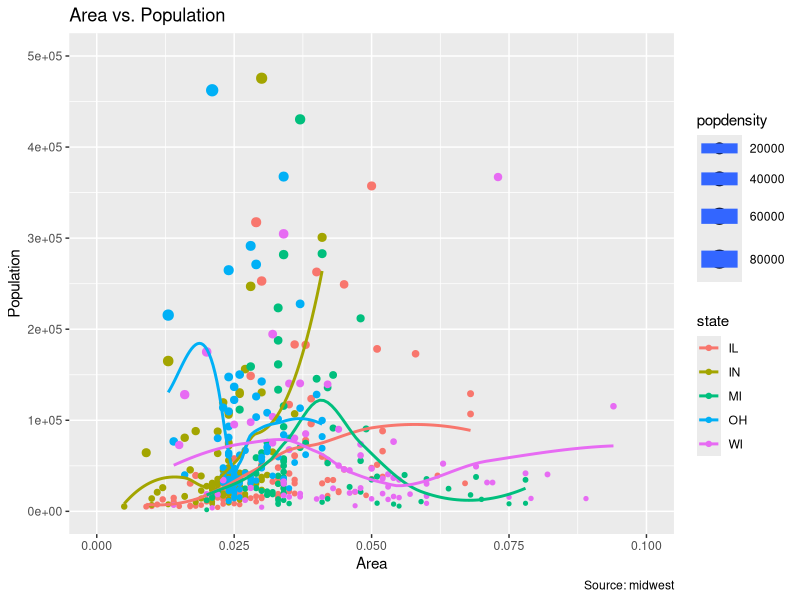
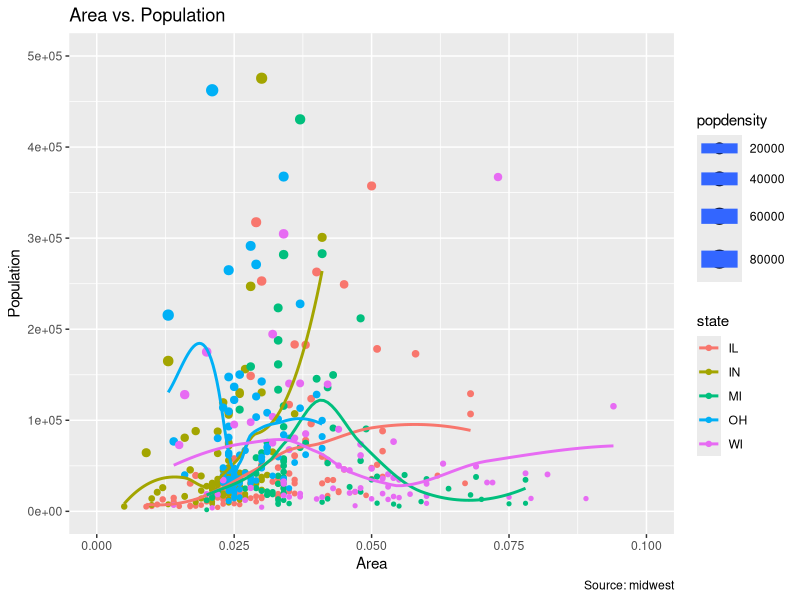
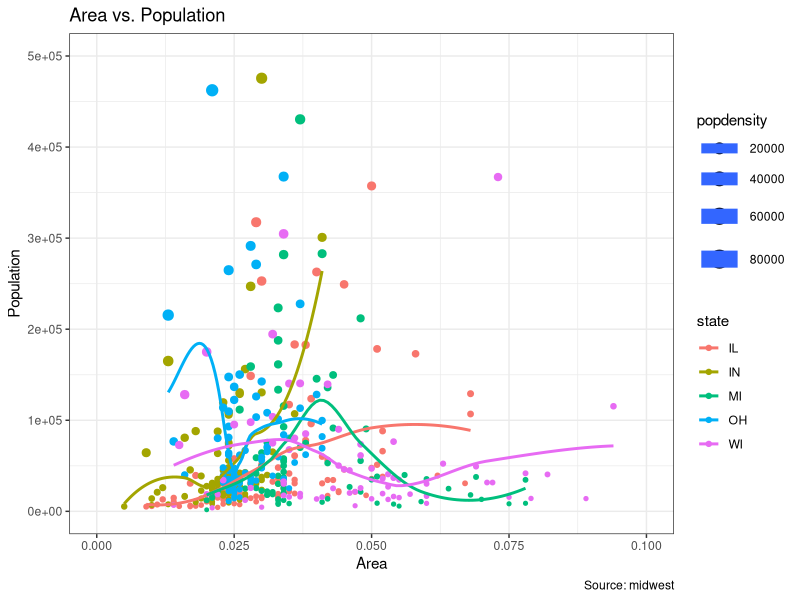
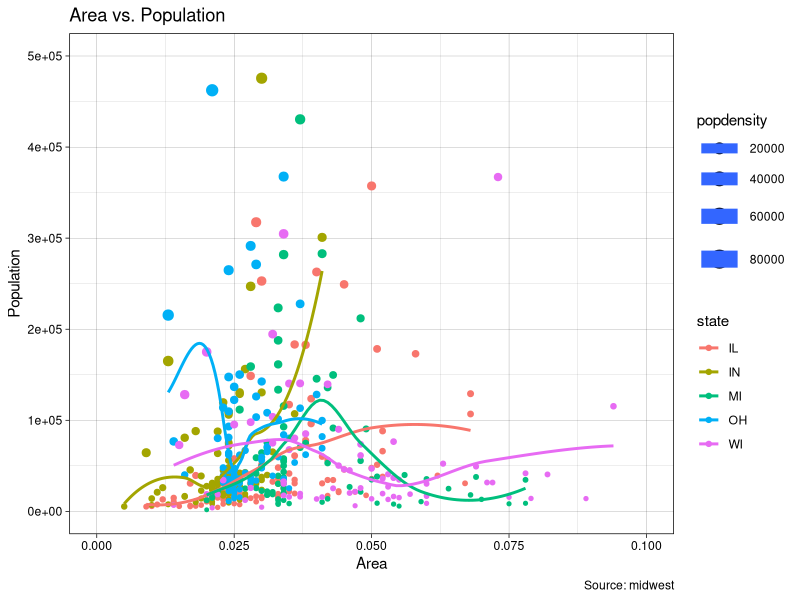
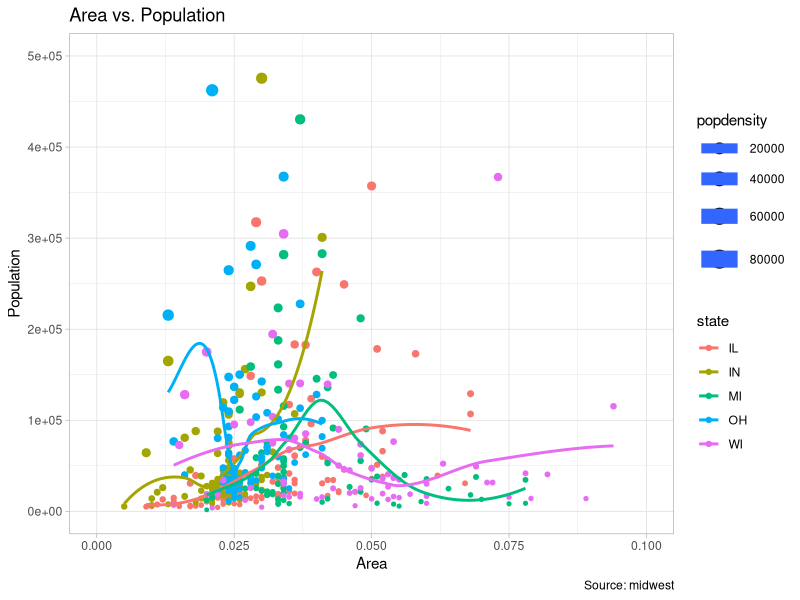
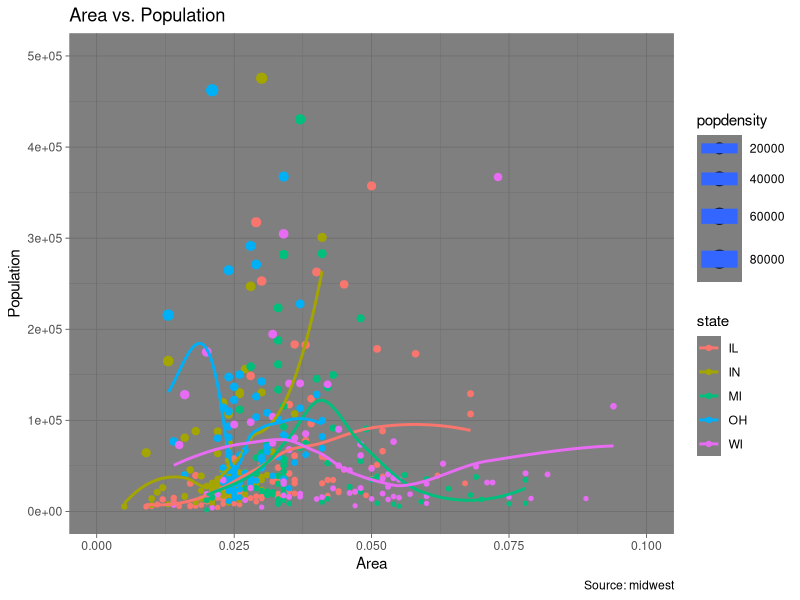
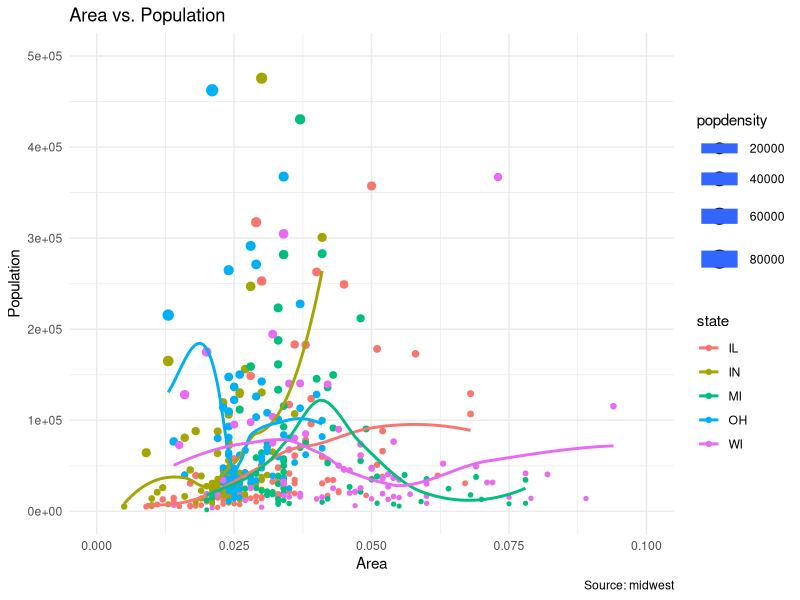
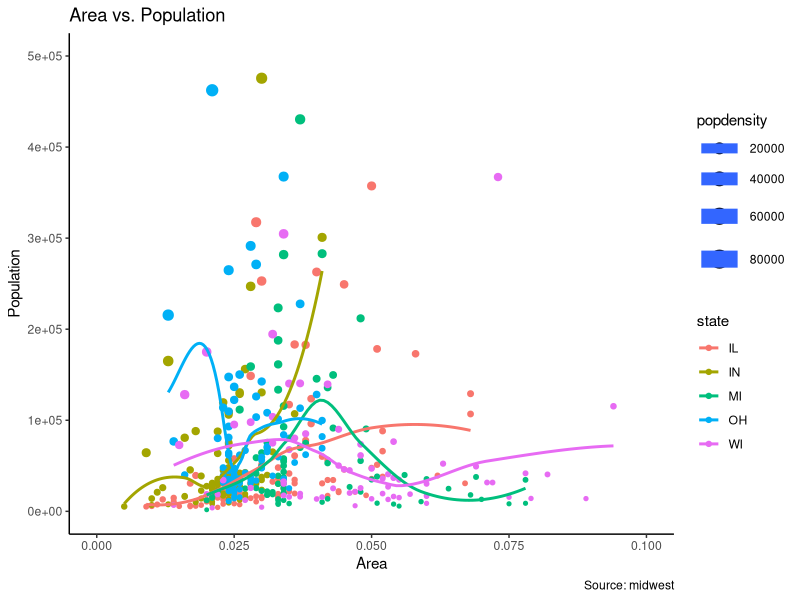

These charts were generated, in order, by the following R code:
## ---- chunk 1
knitr::opts_chunk$set(cache = TRUE, warning = FALSE, message = FALSE)
## ---- chunk 2
# Setup
library(tidyverse)
data("midwest", package = "ggplot2")

# Add plot components
gg <- ggplot(midwest, aes(x = area, y = poptotal,
                          color = state, size = popdensity)) + 
  geom_point() + 
  geom_smooth(se = FALSE) +
  xlim(0, 0.1) +
  ylim(0, 500000) +
  labs(title = "Area vs. Population",
       x = "Area",
       y = "Population",
       caption = "Source: midwest")

# Call plot
gg
## ---- chunk 3
gg + theme_gray()
gg + theme_bw()
gg + theme_linedraw()
gg + theme_light()
gg + theme_dark()
gg + theme_minimal()
gg + theme_classic()
gg + theme_void()
## ---- chunk 4
theme_set(theme_bw())

gg <- gg +
  theme_bw()
gg
## ---- chunk 5
# Modify theme components
gg +
  theme(
    # title
    plot.title = element_text(
      size = 20,
      face = "bold",
      family = "American Typewriter",
      color = "tomato",
      hjust = 0.5,
      lineheight = 1.2
    ),
    # subtitle
    plot.subtitle = element_text(
      size = 15,
      family = "American Typewriter",
      face = "bold",
      hjust = 0.5
    ),
    # caption
    plot.caption = element_text(size = 15),
    # X axis title
    axis.title.x = element_text(vjust = 10,
                                size = 15),
    # Y axis title
    axis.title.y = element_text(size = 15),
    # X axis text
    axis.text.x = element_text(
      size = 10,
      angle = 30,
      vjust = .5
    ),
    # Y axis text
    axis.text.y = element_text(size = 10)
  )
## ---- chunk 6
gg +
  labs(color = "State",
       size = "Density")
## ---- chunk 7
gg +
  guides(color = guide_legend("State"),
         size = guide_legend("Density"))
## ---- chunk 8
gg +
  scale_color_discrete(name = "State") +
  # turn off legend for size
  scale_size_continuous(name = "Density", guide = FALSE)
## ---- chunk 9
gg +
  scale_color_manual(name = "State", 
                     labels = c("Illinois", 
                                "Indiana", 
                                "Michigan", 
                                "Ohio", 
                                "Wisconsin"), 
                     values = c("IL" = "blue", 
                                "IN" = "red", 
                                "MI" = "green", 
                                "OH" = "brown", 
                                "WI" = "orange"))
## ---- chunk 10
gg +
  guides(color = guide_legend(order = 2),
         size = guide_legend(order = 1))
## ---- chunk 11
gg +
  theme(
    legend.title = element_text(size = 12, color = "firebrick"),
    legend.text = element_text(size = 10),
    legend.key = element_rect(fill = 'springgreen')
  ) +
  guides(color = guide_legend(override.aes = list(size = 2, stroke = 1.5))) 
## ---- chunk 12
# No legend
gg + theme(legend.position = "None") + 
  labs(subtitle = "No Legend")

# Legend to the left
gg + theme(legend.position = "left") + 
  labs(subtitle = "Legend on the Left")

# legend at the bottom and horizontal
gg + theme(legend.position = "bottom", legend.box = "horizontal") + 
  labs(subtitle = "Legend at Bottom")

# legend at bottom-right, inside the plot
gg + theme(
  legend.title = element_text(size = 12, color = "salmon", face = "bold"),
  legend.justification = c(1, 0),
  legend.position = c(0.95, 0.05),
  legend.background = element_blank(),
  legend.key = element_blank()
) +
  labs(subtitle = "Legend: Bottom-Right Inside the Plot")

# legend at top-left, inside the plot
gg + theme(
  legend.title = element_text(size = 12, color = "salmon", face = "bold"),
  legend.justification = c(0, 1),
  legend.position = c(0.05, 0.95),
  legend.background = element_blank(),
  legend.key = element_blank()
) +
  labs(subtitle = "Legend: Top-Left Inside the Plot")
## ---- chunk 13
# Filter required rows.
midwest_sub <- midwest %>%
  filter(poptotal > 400000) %>%
  mutate(large_county = ifelse(poptotal > 300000, county, ""))

# Plot text and label
## Text
gg +
  geom_text(aes(label = large_county), size = 2, data = midwest_sub) +
  labs(subtitle = "With ggplot2::geom_text") +
  theme(legend.position = "None")

## Label
gg +
  geom_label(
    aes(label = large_county),
    size = 2,
    data = midwest_sub,
    alpha = 0.25
  ) +
  labs(subtitle = "With ggplot2::geom_label") +
  theme(legend.position = "None")

# Plot text and label that REPELS each other
library(ggrepel)

## Text
gg +
  geom_text_repel(aes(label = large_county), size = 2, data = midwest_sub) +
  labs(subtitle = "With ggrepel::geom_text_repel") +
  theme(legend.position = "None")

## Repel
gg +
  geom_label_repel(aes(label = large_county), size = 2, data = midwest_sub) +
  labs(subtitle = "With ggrepel::geom_label_repel") +
  theme(legend.position = "None")
## ---- chunk 14
gg +
  annotate("text", x = 0.075, y = 300000, label = "This text is amazing!")
## ---- chunk 15
gg +
  coord_flip()
## ---- chunk 16
gg + 
  scale_x_reverse() + 
  scale_y_reverse()
## ---- chunk 17
data(mpg, package = "ggplot2")  # load data

g <- ggplot(mpg, aes(x = displ, y = hwy)) +
  geom_point() +
  labs(title = "hwy vs displ", caption = "Source: mpg") +
  geom_smooth(method = "lm", se = FALSE)
g
## ---- chunk 18
# Facet wrap with common scales
g +
  facet_wrap( ~ class, nrow = 3) +
  labs(title = "hwy vs displ",
       caption = "Source: mpg",
       subtitle = "Ggplot2 - Faceting - Multiple plots in one figure")

# Facet wrap with free scales
g +
  facet_wrap( ~ class, scales = "free") +
  labs(title = "hwy vs displ",
       caption = "Source: mpg",
       subtitle = "Ggplot2 - Faceting - Multiple plots in one figure with free scales")
## ---- chunk 19
g1 <- g +
  facet_grid(manufacturer ~ class)
g1
## ---- chunk 20
g2 <- g +
  facet_grid(cyl ~ class)
g2
## ---- chunk 21
library(gridExtra)
grid.arrange(g1, g2, ncol = 2)
## ---- chunk 22
# change plot background elements
g +
  theme(
    panel.background = element_rect(fill = 'khaki'),
    panel.grid.major = element_line(color = "burlywood", size = 1.5),
    panel.grid.minor = element_line(
      colour = "tomato",
      size = .25,
      linetype = "dashed"
    ),
    panel.border = element_blank(),
    axis.line.x = element_line(
      colour = "darkorange",
      size = 1.5,
      lineend = "butt"
    ),
    axis.line.y = element_line(color = "darkorange",
                               size = 1.5)
  ) +
  labs(title = "Modified Background",
       subtitle = "How to Change Major and Minor grid, Axis Lines, No Border")

# change plot margins
g +
  theme(plot.background = element_rect(fill = "salmon"),
        plot.margin = unit(c(2, 2, 1, 1), "cm")) +  # top, right, bottom, left
  labs(title = "Modified Background", 
       subtitle = "How to Change Plot Margin")  
## ---- chunk 23
g +
  theme(
    panel.grid.major = element_blank(),
    panel.grid.minor = element_blank(),
    panel.border = element_blank(),
    axis.title = element_blank(),
    axis.text = element_blank(),
    axis.ticks = element_blank()
  ) +
  labs(title = "Modified Background",
       subtitle = "How to remove major and minor axis grid, border, axis title, text and ticks") 
## ---- chunk 24

